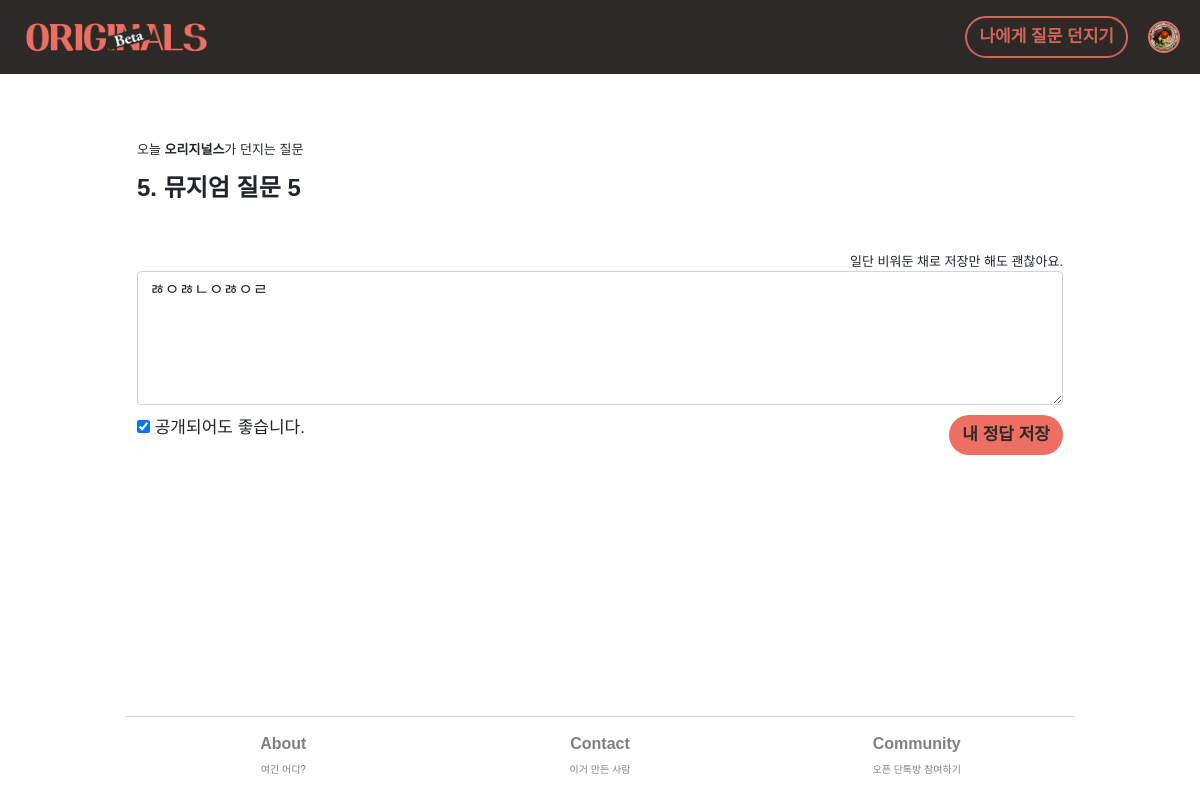
The page /originals-answer/edit/18 (signed in) on the database as committed earlier.
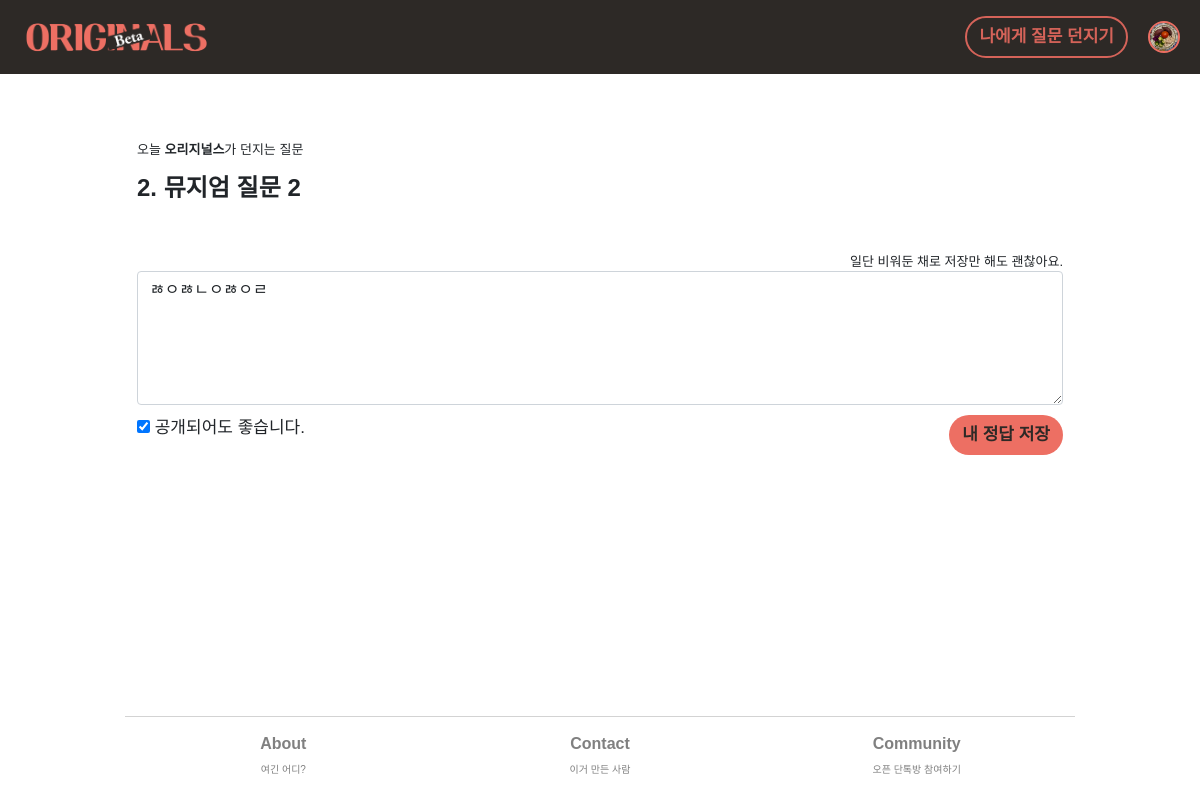
The same page on the database as committed later.
### main/models.py (models this page shows, shortened)
class QuestionsFromUs(models.Model):
    objects = models.Manager()
    question_no = models.IntegerField(null=True)
    title = models.CharField(max_length = 100, blank=False)
    body = models.TextField(blank=True)
    image = models.ImageField(null=True, blank=True, upload_to="question_img")
    is_nudge = models.BooleanField(default=False)
    created_at = models.DateField(auto_now_add=True)

### main/views.py (the view)
# urls.py: path('originals-answer/edit/<int:ans_us_id>', views.update_ans_us, name="update-answer-from-originals"),
@login_required(login_url="/login")
def update_ans_us(request, ans_us_id):
    navbar_context = navbar(request)
    ans_to_update = AnswersForFromUs.objects.get(id = ans_us_id)
    this_question = QuestionsFromUs.objects.get(id=ans_to_update.question_id.id)
    mode = 'update'
    ans_form = AnswersForFromUsForm(request.POST, request.FILES)
    if request.method == 'POST':
        if ans_form.is_valid():
            ans_instance = ans_form.save(commit=False)
            ans_to_update.updated_at = str(today)
            ans_to_update.body = ans_instance.body
            ans_to_update.is_shared = ans_instance.is_shared
            ans_to_update.save()
            ans_us_id = ans_to_update.id
        return redirect('/originals-answer/{ans_id}'.format(ans_id=ans_us_id))
    else:
        form = AnswersForFromUsForm(instance=ans_to_update)
        pre_context = {
            'form' : form,
            'this_question' : this_question,
            'mode' : mode
        }
        context = {**pre_context, **navbar_context}
        return render(request, 'main/C_ans_us.html', context)

### main/forms.py
class AnswersForFromUsForm(forms.ModelForm):
    body = forms.CharField(label = "", required=False, widget=forms.Textarea(
        attrs={
            'class' : 'form-control',
            'placeholder' : '나의 답변이 곧 나의 정답',
            'rows' : 5,
        }
    ))
    image = forms.ImageField(label="이미지 올리기", required=False)
    is_shared = forms.BooleanField(required=False)
    class Meta:
        model = AnswersForFromUs
        fields = ('body', 'image', 'is_shared')

### main/templates/main/C_ans_us.html (shortened to what this page needs)
{% extends 'main/base.html' %}
{% load crispy_forms_tags %}
{% block content %}
<div class="row-h-80"></div>
<div class="row">
    <div class="col left">
        <div class="text-s">오늘 <span class="bolder">오리지널스</span>가 던지는 질문</div>
    </div>
</div>
{% if mode == 'create' %}
<div class="row">
    <div class="col left">
        <div class='text-l'>{{today_ques.question_no}}. {{today_ques.title}}</div>
    </div>
</div>
<div class="row">
    <div class="col">
        <div class="text-m textbunch">{{today_ques.body|linebreaks}}</div>
    </div>
</div>
{% elif mode == 'update' %}
<div class="row">
    <div class="col left">
        <div class='text-l'>{{this_question.question_no}}. {{this_question.title}}</div>
    </div>
</div>
<div class="row">
    <div class="col">
    </div>
</div>
{% endif %}
<div class="row">
    <div class="col">
        {% if is_member == 'False' %}
        <form method='post' class='form-group' id="form_is_member_false">
            <div class="row row-topless">
                <div class="col">
                    <textarea class='form-control' id="non-member-ans" placeholder="답변 먼저 작성하고 가입할 수 있어요!" rows='5'></textarea>
                </div>
            </div>
            <div class="row">
                <div class="col-6 left">
                    <input type="checkbox" name="share_checkbox" id="non-member-share" checked>
                    <label for="share_checkbox">공개되어도 좋습니다.</label>
                </div>
                <div class="col-6 right">
                    <button type="button" onclick="nonMemberAnswered()" class='btn btn-primary' id="non-member-submit">저장해두고 가입하기</button>
                </div>
            </div>
        </form>
        {% else %}
        {% if next_ques_ready == 'False' %}
        <div class="row">
            <div class="col">
                <div class="my-ans-box">{{my_ans_for_this_ques.body|linebreaks}}</div>
            </div>
        </div>
        <div class="row">
            <div class="col-8 left text-s warning">{{message}}</div>
            <div class="col-4 right">
                <button class="btn btn-primary" onclick="location.href='originals-answer/edit/{{my_ans_for_this_ques.id}}'">수정하기</button>
            </div>
        </div>
        <div class="row-h-20"></div>
        <div class="row">
            <div class="col text-s">
                <div class="card card-header">내일의 질문</div>
                <div class="card card-body bolder">{{next_ques.title}}</div>
            </div>
        </div>
        {% else %}
        <form method="POST" class="form-group"> {% csrf_token %}
            <div class="row">
                    <div class="col right text-s">일단 비워둔 채로 저장만 해도 괜찮아요.</div>
            </div>
            <div class="row row-topless">
                <div class="col text-m">
                    {{form.body|as_crispy_field}}
                </div>
            </div>
            <div class="row">
                <div class="col-6 left text-m">
                    {{form.is_shared}} 공개되어도 좋습니다.
                </div>
                <div class="col-6 right">
                    <button class='btn btn-primary' type="submit" name='save'>내 정답 저장</button>
                </div>
            </div>
        </form>
        {% endif %}
    {% endif %}
    </div>
</div>
<div class="row-h-40 pc-only"></div>
{% endblock %}

Rows that differ between the two databases and show on the page:
changed QuestionsFromUs: question_no "5" → "2"; title "뮤지엄 질문 5" → "뮤지엄 질문 2"
